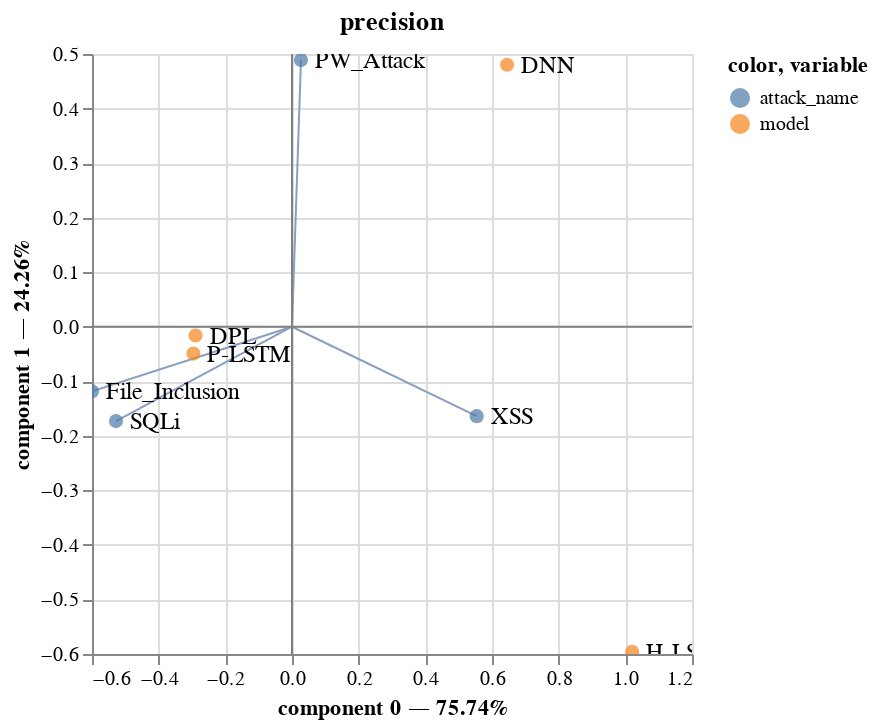

Notebook code for this chart:
### Code cell
# recall
ca, input_X, stype = cas[2]
getCA_plot(input_X, ca, stype, (True, False), original_ca=True)

### Figure 1 — Vega-Lite specification as saved in the notebook (floating-point values rounded to 4 significant figures)
{"config": {"view": {"continuousWidth": 300, "continuousHeight": 300}}, "layer": [{"data": {"name": "data-bd28480bb8599400553d8f00d8255cce"}, "mark": {"type": "rule"}, "encoding": {"color": {"field": "color", "scale": null, "type": "nominal"}, "x": {"field": "x", "type": "quantitative"}, "x2": {"field": "x2"}, "y": {"field": "y", "type": "quantitative"}, "y2": {"field": "y2"}}}, {"data": {"name": "data-1384baf7ac02d82f3b7a428bccf39f20"}, "mark": {"type": "circle", "size": 50}, "encoding": {"color": {"field": "variable", "type": "nominal"}, "tooltip": [{"field": "variable", "type": "nominal"}, {"field": "value", "type": "nominal"}, {"field": "component 0", "type": "quantitative"}, {"field": "component 1", "type": "quantitative"}], "x": {"axis": {"title": "component 0 — 75.74%"}, "field": "component 0", "scale": {"zero": false}, "type": "quantitative"}, "y": {"axis": {"title": "component 1 — 24.26%"}, "field": "component 1", "scale": {"zero": false}, "type": "quantitative"}}, "name": "view_9"}, {"data": {"name": "data-7b8fc3f48d5cf3614493036e3894b895"}, "mark": {"type": "text", "align": "left", "baseline": "middle", "dx": 7}, "encoding": {"size": {"value": 12}, "text": {"field": "name", "type": "nominal"}, "x": {"field": "x", "type": "quantitative"}, "y": {"field": "y", "type": "quantitative"}}}, {"data": {"name": "data-06fd9f850666401b4599de5588b60692"}, "mark": {"type": "rule", "stroke": "gray"}, "encoding": {"y": {"field": "y", "type": "quantitative"}}}, {"data": {"name": "data-9c00aa9dc2b1c1a0b4bf9b34ead12925"}, "mark": {"type": "rule", "stroke": "gray"}, "encoding": {"x": {"field": "x", "type": "quantitative"}}}], "params": [{"name": "param_9", "select": {"type": "interval", "encodings": ["x", "y"]}, "bind": "scales", "views": ["view_9"]}], "title": "precision", "$schema": "https://vega.github.io/schema/vega-lite/v5.8.0.json", "datasets": {"data-bd28480bb8599400553d8f00d8255cce": [{"name": "File_Inclusion", "x": 0, "y": 0, "angle": 86.49, "component": "attack_name", "x2": -0.6, "y2": -0.1184, "color": "#889fbf"}, {"name": "PW_Attack", "x": 0, "y": 0, "angle": 86.49, "component": "attack_name", "x2": 0.0269, "y2": 0.4891, "color": "#889fbf"}, {"name": "SQLi", "x": 0, "y": 0, "angle": 86.49, "component": "attack_name", "x2": -0.5279, "y2": -0.1731, "color": "#889fbf"}, {"name": "XSS", "x": 0, "y": 0, "angle": 86.49, "component": "attack_name", "x2": 0.554, "y2": -0.164, "color": "#889fbf"}], "data-1384baf7ac02d82f3b7a428bccf39f20": [{"component 0": 0.6453, "component 1": 0.4804, "variable": "model", "value": "DNN"}, {"component 0": -0.2894, "component 1": -0.01609, "variable": "model", "value": "DPL"}, {"component 0": 1.021, "component 1": -0.596, "variable": "model", "value": "H-LSTM"}, {"component 0": -0.2958, "component 1": -0.04927, "variable": "model", "value": "P-LSTM"}, {"component 0": -0.6, "component 1": -0.1184, "variable": "attack_name", "value": "File_Inclusion"}, {"component 0": 0.0269, "component 1": 0.4891, "variable": "attack_name", "value": "PW_Attack"}, {"component 0": -0.5279, "component 1": -0.1731, "variable": "attack_name", "value": "SQLi"}, {"component 0": 0.554, "component 1": -0.164, "variable": "attack_name", "value": "XSS"}], "data-7b8fc3f48d5cf3614493036e3894b895": [{"name": "File_Inclusion", "x": -0.6, "y": -0.1184, "angle": 86.49, "component": "attack_name"}, {"name": "PW_Attack", "x": 0.0269, "y": 0.4891, "angle": 86.49, "component": "attack_name"}, {"name": "SQLi", "x": -0.5279, "y": -0.1731, "angle": 86.49, "component": "attack_name"}, {"name": "XSS", "x": 0.554, "y": -0.164, "angle": 86.49, "component": "attack_name"}, {"name": "DNN", "x": 0.6453, "y": 0.4804, "angle": 53.34, "component": "model"}, {"name": "DPL", "x": -0.2894, "y": -0.01609, "angle": -93.18, "component": "model"}, {"name": "H-LSTM", "x": 1.021, "y": -0.596, "angle": 120.3, "component": "model"}, {"name": "P-LSTM", "x": -0.2958, "y": -0.04927, "angle": -99.46, "component": "model"}], "data-06fd9f850666401b4599de5588b60692": [{"y": 0}], "data-9c00aa9dc2b1c1a0b4bf9b34ead12925": [{"x": 0}]}}
